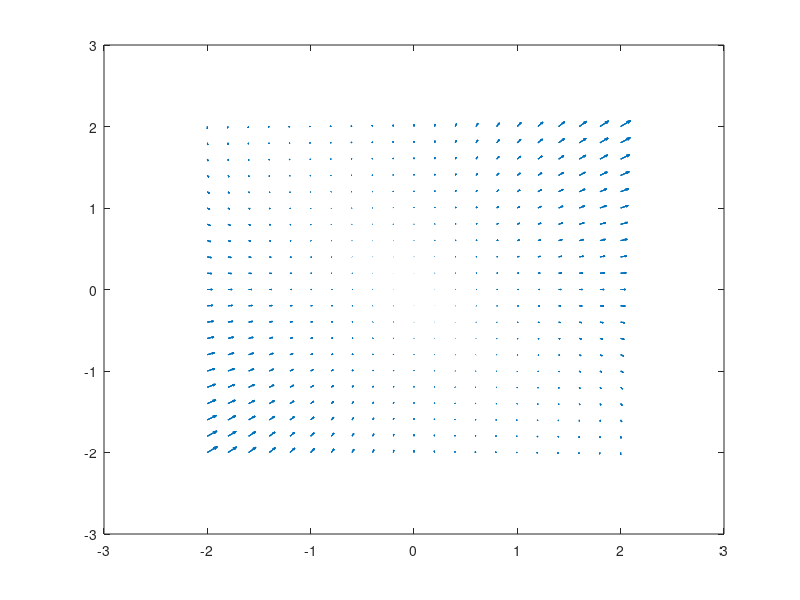

Recreate this plot in MATLAB. (Note: this script raises an error after producing the figure.)
clear; close all;

[x1,x2] = meshgrid([-2:0.2:2,-2:0.2:2]);
x1dot = x1.^2+x1.*x2;
x2dot = 0.5*x2.^2+x1.*x2;
quiver(x1,x2,x1dot,x2dot);

[~,x] = ode23(@(t,x) ex4b_ode(t,x),[0 50],[-0.01,0.2]);
hold on
plot(x(:,1),x(:,2))
[~,x] = ode23(@(t,x) ex4b_ode(t,x),[0 60],[-0.01,0.3]);
plot(x(:,1),x(:,2))
[~,x] = ode23(@(t,x) ex4b_ode(t,x),[0 60],[-0.01,0.1]);
plot(x(:,1),x(:,2))
[~,x] = ode23(@(t,x) ex4b_ode(t,x),[0 60],[0.25,-0.1]);
plot(x(:,1),x(:,2))
[~,x] = ode23(@(t,x) ex4b_ode(t,x),[0 60],[0.1,-0.1]);
plot(x(:,1),x(:,2))
[~,x] = ode23(@(t,x) ex4b_ode(t,x),[0 60],[0.2,-0.1]);
plot(x(:,1),x(:,2))
[~,x] = ode23(@(t,x) ex4b_ode(t,x),[0 60],[0.01,0.01]);
plot(x(:,1),x(:,2))
[~,x] = ode23(@(t,x) ex4b_ode(t,x),[0 60],[-2,-2]);
plot(x(:,1),x(:,2))
axis([-2,2,-2,2])